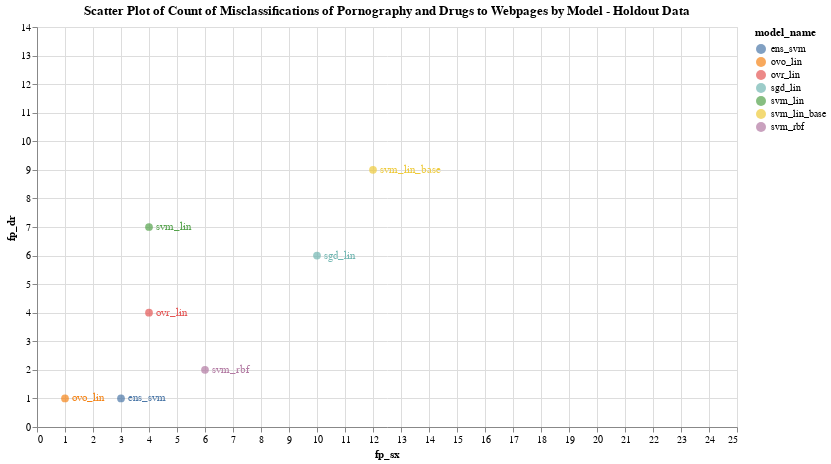

The notebook cell this image was saved under:
### Markdown cell above
# One vs One has fewest classes misclassfied as Pornography or Drugs

### Code cell
import altair as alt

points = alt.Chart(df_all[df_all.model_name != 'svm_key_lin']).mark_circle(size=60).encode(
    x=alt.X('fp_sx:Q',scale=alt.Scale(domain=[0,25])),
    y=alt.Y('fp_dr:Q',scale=alt.Scale(domain=[0,14])),
    color = 'model_name',
    tooltip = ['model_name','holdout_acc']
).properties(width=700,
             height=400,
             title='Scatter Plot of Count of Misclassifications of Pornography and Drugs to Webpages by Model - Holdout Data'
            )
text = points.mark_text(
    align='left',
    baseline='middle',
    dx=7
).encode(
    text='model_name'
)

points.configure_title(fontSize=20,anchor='start')

points + text

### Figure 1 — Vega-Lite specification as saved in the notebook (floating-point values rounded to 4 significant figures)
{"config": {"view": {"continuousWidth": 400, "continuousHeight": 300}}, "layer": [{"mark": {"type": "circle", "size": 60}, "encoding": {"color": {"type": "nominal", "field": "model_name"}, "tooltip": [{"type": "nominal", "field": "model_name"}, {"type": "quantitative", "field": "holdout_acc"}], "x": {"type": "quantitative", "field": "fp_sx", "scale": {"domain": [0, 25]}}, "y": {"type": "quantitative", "field": "fp_dr", "scale": {"domain": [0, 14]}}}, "height": 400, "title": "Scatter Plot of Count of Misclassifications of Pornography and Drugs to Webpages by Model - Holdout Data", "width": 700}, {"mark": {"type": "text", "align": "left", "baseline": "middle", "dx": 7}, "encoding": {"color": {"type": "nominal", "field": "model_name"}, "text": {"type": "nominal", "field": "model_name"}, "tooltip": [{"type": "nominal", "field": "model_name"}, {"type": "quantitative", "field": "holdout_acc"}], "x": {"type": "quantitative", "field": "fp_sx", "scale": {"domain": [0, 25]}}, "y": {"type": "quantitative", "field": "fp_dr", "scale": {"domain": [0, 14]}}}, "height": 400, "title": "Scatter Plot of Count of Misclassifications of Pornography and Drugs to Webpages by Model - Holdout Data", "width": 700}], "data": {"name": "data-9ed86f1ea2f05b0f238023041cff1b28"}, "$schema": "https://vega.github.io/schema/vega-lite/v4.8.1.json", "datasets": {"data-9ed86f1ea2f05b0f238023041cff1b28": [{"model_name": "svm_rbf", "holdout_acc": 0.8682, "holdout_precision": 0.8693, "holdout tpr/recall": 0.8682, "holdout F1 Score": 0.8685, "sx_acc": 0.994, "dr_acc": 0.9441, "ed_acc": 0.8634, "sp_acc": 0.8605, "mk_acc": 0.7942, "os_acc": 0.7979, "fp_sx": 6, "fp_dr": 2}, {"model_name": "svm_lin", "holdout_acc": 0.8649, "holdout_precision": 0.8665, "holdout tpr/recall": 0.8649, "holdout F1 Score": 0.8652, "sx_acc": 0.9925, "dr_acc": 0.965, "ed_acc": 0.8711, "sp_acc": 0.8372, "mk_acc": 0.8009, "os_acc": 0.7795, "fp_sx": 4, "fp_dr": 7}, {"model_name": "sgd_lin", "holdout_acc": 0.8653, "holdout_precision": 0.865, "holdout tpr/recall": 0.8653, "holdout F1 Score": 0.8649, "sx_acc": 0.994, "dr_acc": 0.972, "ed_acc": 0.8686, "sp_acc": 0.8915, "mk_acc": 0.7627, "os_acc": 0.7979, "fp_sx": 10, "fp_dr": 6}, {"model_name": "ovo_lin", "holdout_acc": 0.866, "holdout_precision": 0.8687, "holdout tpr/recall": 0.866, "holdout F1 Score": 0.8669, "sx_acc": 0.9895, "dr_acc": 0.9301, "ed_acc": 0.8711, "sp_acc": 0.8411, "mk_acc": 0.8043, "os_acc": 0.7948, "fp_sx": 1, "fp_dr": 1}, {"model_name": "ovr_lin", "holdout_acc": 0.8644, "holdout_precision": 0.8644, "holdout tpr/recall": 0.8644, "holdout F1 Score": 0.8642, "sx_acc": 0.9925, "dr_acc": 0.9371, "ed_acc": 0.8763, "sp_acc": 0.8915, "mk_acc": 0.7649, "os_acc": 0.8009, "fp_sx": 4, "fp_dr": 4}, {"model_name": "ens_svm", "holdout_acc": 0.867, "holdout_precision": 0.8678, "holdout tpr/recall": 0.867, "holdout F1 Score": 0.8671, "sx_acc": 0.9925, "dr_acc": 0.9091, "ed_acc": 0.8737, "sp_acc": 0.8643, "mk_acc": 0.7739, "os_acc": 0.807, "fp_sx": 3, "fp_dr": 1}, {"model_name": "svm_lin_base", "holdout_acc": 0.8598, "holdout_precision": 0.8609, "holdout tpr/recall": 0.8598, "holdout F1 Score": 0.86, "sx_acc": 0.994, "dr_acc": 0.951, "ed_acc": 0.8505, "sp_acc": 0.8798, "mk_acc": 0.7897, "os_acc": 0.7703, "fp_sx": 12, "fp_dr": 9}]}}
